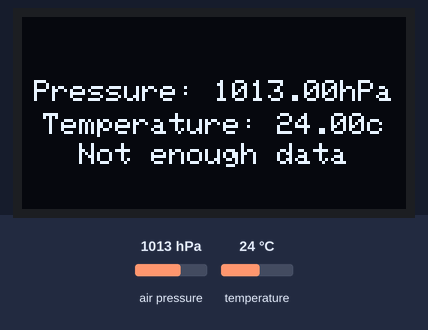
This program was run on a simulated ESP32. Shown: 128×64 one-colour display. The inputs (shaded band) are chosen by the test bench; at power-on: air pressure 1013 hPa, temperature 24 °C. What the program prints to the serial monitor is not drawn.

Above: at 3.2 s.
3.3 s: air pressure set to 952 hPa
At 3.7 s:
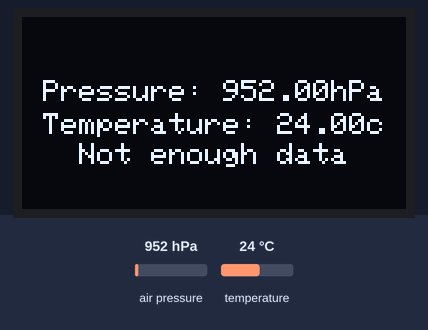
4.8 s: temperature set to 12 °C
At 6.0 s:
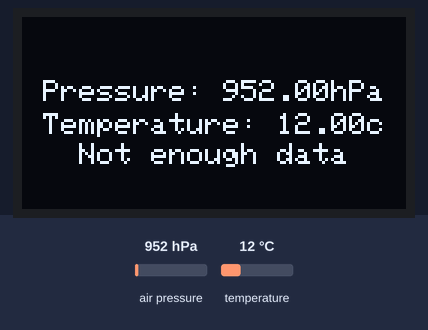
6.3 s: air pressure set to 975 hPa
At 7.5 s:
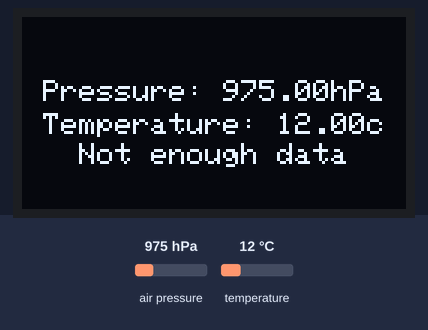
7.8 s: temperature set to 19 °C
Timing chart, 0 to 10.8 s (numbered marks = the images above; inputs shaded):
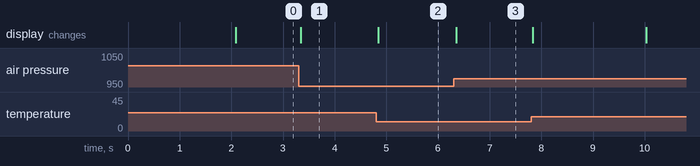

Measured:
- after the input at 3.3 s, the display: changes at once (image 1)
- after the input at 4.8 s, the display: changes after 0.05 s (image 2)
- after the input at 6.3 s, the display: changes after 0.05 s (image 3)

The program:

main.cpp
```cpp
#include "Wire.h"
#include "Arduino.h"
#include "barometerdisplay.h"
#include "weather.h"

BarometerDisplay *display;
Weather *weather;

void setup()
{
  // put your setup code here, to run once:
  Serial.begin(9600);
  Wire.begin(SDA, SCL);
  display = new BarometerDisplay();
  weather = new Weather(display);
}

void loop()
{
  weather->getPressureUpdate();
}
```

barometerdisplay.cpp
```cpp
#include "barometerdisplay.h"

BarometerDisplay::BarometerDisplay()
{
    display = new Adafruit_SSD1306(SCREEN_WIDTH, SCREEN_HEIGHT);
    Serial.println("Setup Display");
    if (!display->begin(SSD1306_SWITCHCAPVCC, 0x3c))
    {
        Serial.println("SSD1306 allocation failed");
        while (1)
            ;
    }
    delay(2000);
    display->clearDisplay();
    display->display();
}

String BarometerDisplay::weatherConditionToString(WeatherCondition condition)
{
    switch (condition)
    {
    case WeatherCondition::STABLE:
        return "Weather is stable";
    case WeatherCondition::CLEARING:
        return "Weather is improving";
    case WeatherCondition::DETERIORATING:
        return "Bad weather coming";
    case WeatherCondition::STABLE_CLEAR:
        return "Stable and clear";
    case WeatherCondition::STABLE_CLOUDY:
        return "Stable but cloudy";
    case WeatherCondition::NOT_ENOUGH_DATA:
        return "Not enough data";
    default:
        return "Unknown weather condition";
    }
}

void BarometerDisplay::drawPredictionText(String prediction)
{
    int16_t x1, y1;
    uint16_t w, h;
    display->setTextSize(1);
    display->setTextColor(SSD1306_WHITE);

    // Calculate the width and height of the text
    display->getTextBounds(prediction, 0, 0, &x1, &y1, &w, &h);

    // Calculate x position to start the string to make it appear centered
    int x = (SCREEN_WIDTH - w) / 2;

    display->setCursor(x, SCREEN_HEIGHT - 10);
    display->println(prediction);
}

void BarometerDisplay::drawDial(float pressure)
{
    int centerX = SCREEN_WIDTH / 2;
    int centerY = (SCREEN_HEIGHT / 2) - 5;
    int radius = min(centerX, centerY) - 4;

    // Draw dial
    display->drawCircle(centerX, centerY, radius, SSD1306_WHITE);

    // Draw needle
    float angle = map(pressure, 950, 1050, -120, 120); // Normalize pressure to angle (-120 to 120 degrees)
    angle = radians(angle);                            // Convert to radians
    int needleX = centerX + radius * sin(angle);
    int needleY = centerY - radius * cos(angle);
    display->drawLine(centerX, centerY, needleX, needleY, SSD1306_WHITE);

    // Draw labels
    display->setTextSize(1);
    display->setTextColor(SSD1306_WHITE);
    display->setCursor(centerX - radius - 25, centerY - 5);
    display->println("950");
    display->setCursor(centerX + radius + 7, centerY - 5);
    display->println("1050");
}

// A function to draw centered text at a specific y position
void BarometerDisplay::drawTextCentered(String text, int16_t y)
{
    int16_t x1, y1;
    uint16_t w, h;
    display->setTextSize(1);
    display->setTextColor(SSD1306_WHITE);

    // Calculate the width and height of the text
    display->getTextBounds(text, 0, 0, &x1, &y1, &w, &h);

    // Calculate x position to start the string to make it appear centered
    int x = (SCREEN_WIDTH - w) / 2;

    display->setCursor(x, y);
    display->println(text);
}

void BarometerDisplay::display1(float pressure, WeatherCondition condition)
{
    drawDial(pressure);
    drawPredictionText(weatherConditionToString(condition));
}

void BarometerDisplay::display2(float pressure, float temp, WeatherCondition condition)
{
    String pressureStr = "Pressure: " + String(pressure) + "hPa";
    String tempStr = "Temperature: " + String(temp) + "c";
    String conditionStr = weatherConditionToString(condition);

    drawTextCentered(pressureStr, SCREEN_HEIGHT / 3);      // Place at 1/3 height
    drawTextCentered(tempStr, SCREEN_HEIGHT / 2);          // Place at half height
    drawTextCentered(conditionStr, 2 * SCREEN_HEIGHT / 3); // Place at 2/3 height
}

void BarometerDisplay::updateDisplay(float pressure, float temp, WeatherCondition condition)
{
    static unsigned long lastDisplaySwitch = 0;
    static bool displaySwitch = false;

    if (millis() - lastDisplaySwitch > 10000) // Check if 10 seconds have passed
    {
        lastDisplaySwitch = millis();   // Update the last display switch time
        displaySwitch = !displaySwitch; // Switch the display
    }

    display->clearDisplay();

    // Depending on the value of displaySwitch, call the appropriate display function
    if (displaySwitch)
    {
        display1(pressure, condition);
    }
    else
    {
        display2(pressure, temp, condition);
    }

    display->display();
}
```

barometerdisplay.h
```cpp
#ifndef BAROMETERDISPLAY
#define BAROMETERDISPLAY

#define SCREEN_WIDTH 128
#define SCREEN_HEIGHT 64
#define CHANGE_DISPLAY_PERIOD 5000

#include <Adafruit_GFX.h>
#include <Adafruit_SSD1306.h>
#include "weathercondition.h"

class BarometerDisplay
{

public:
    BarometerDisplay();
    void updateDisplay(float pressure, float temp, WeatherCondition condition);

private:
    Adafruit_SSD1306 *display;
    void drawDial(float pressure);
    void drawPredictionText(String prediction);
    void drawTextCentered(String text, int16_t y);
    String weatherConditionToString(WeatherCondition condition);
    void display1(float pressure, WeatherCondition condition);
    void display2(float pressure, float temp, WeatherCondition condition);
};

#endif
```

weather.cpp
```cpp
#include "weather.h"

Weather::Weather(BarometerDisplay *display)
{

    if (!bmp.begin(BMP_ADDR))
    {
        Serial.println("Could not find a valid BMP280 sensor, check wiring!");
        while (1)
        {
        };
    }
    _display = display;
}

/// Gets Weather Update
void Weather::getPressureUpdate()
{
    unsigned long now = millis();
    float currentPressure = bmp.readPressure() / 100.0F;
    float currentTemp= bmp.readTemperature();
    if ((_lastSampleTime == 0) || (now - _lastSampleTime >= SAMPLE_PERIOD))
    {

        _pressureBuffer[_bufferIndex] = currentPressure;
    }
    WeatherCondition condition;

    if (!_firstRun)
    {
        condition = getCondition(currentPressure);
    }
    else
    {
        condition = WeatherCondition::NOT_ENOUGH_DATA;
        if (_bufferIndex == BUFFER_SIZE - 1)
        {
            _firstRun = false;
        }
    }
    if ((_lastSampleTime == 0) || (now - _lastSampleTime >= SAMPLE_PERIOD))
    {

        _bufferIndex = (_bufferIndex + 1) % BUFFER_SIZE;
        _lastSampleTime = now;
    }
    _display->updateDisplay(currentPressure,currentTemp, condition);
}

// Gets Condition Based On current pressure against historical pressures over last hour and three hours.
WeatherCondition Weather::getCondition(float currentPressure)
{
    float changeLastHour = getChangeLastHour(currentPressure);
    float changeLastThreeHours = getChangeLastThreeHours(currentPressure);

    if (changeLastHour > 0.03F && changeLastThreeHours > 0.1F)
    {
        return WeatherCondition::CLEARING;
    }
    else if (changeLastHour < -0.03F && changeLastThreeHours < -0.1F)
    {
        return WeatherCondition::DETERIORATING;
    }
    else if (changeLastHour < 0.01F && changeLastThreeHours < 0.03F)
    {
        return WeatherCondition::STABLE_CLOUDY;
    }
    else
    {
        return WeatherCondition::STABLE_CLEAR;
    }
}

// Change Over Last Hour
float Weather::getChangeLastHour(float currentPressure)
{
    int startHourIndex = (_bufferIndex + BUFFER_SIZE - 60) % BUFFER_SIZE;
    float startHourPressure = _pressureBuffer[startHourIndex];
    return currentPressure - startHourPressure;
}

// Average Change Per Minute Over Last Three Hours
float Weather::getChangeLastThreeHours(float currentPressure)
{
    int startThreeHoursIndex = (_bufferIndex + BUFFER_SIZE - 180) % BUFFER_SIZE;
    float startThreeHoursPressure = _pressureBuffer[startThreeHoursIndex];
    return (currentPressure - startThreeHoursPressure) / 180;
}
```

weather.h
```cpp
#ifndef WEATHER_H
#define WEATHER_H

#include "barometerdisplay.h"
#include "weathercondition.h"

#define BMP_ADDR 0x76

#define SAMPLE_PERIOD 60000           // Sample every minute
#define PRESSURE_CHANGE_THRESHOLD 1.0 // Change threshold in hPa to consider as significant
#define BUFFER_SIZE 180               // Store readings for the last hour


#include <Wire.h>
#include <Adafruit_Sensor.h>
#include <Adafruit_BMP280.h>


class Weather
{

public:
    Weather(BarometerDisplay *display);
    void getPressureUpdate();

private:
    Adafruit_BMP280 bmp;
    float _pressureBuffer[BUFFER_SIZE];
    int _bufferIndex = 0;
    bool _firstRun=true;
    BarometerDisplay *_display;
    unsigned long _lastSampleTime = 0;
    float getChangeLastHour(float currentPressure);
    float getChangeLastThreeHours(float currentPressure);
    WeatherCondition getCondition(float currentPressure);


};

#endif
```

weathercondition.h
```cpp
#ifndef WEATHERCONDITION
#define WEATHERCONDITION

enum class WeatherCondition
{
    NOT_ENOUGH_DATA,
    CLEARING,
    DETERIORATING,
    STABLE_CLEAR,
    STABLE_CLOUDY,
    STABLE
};

#endif
```
